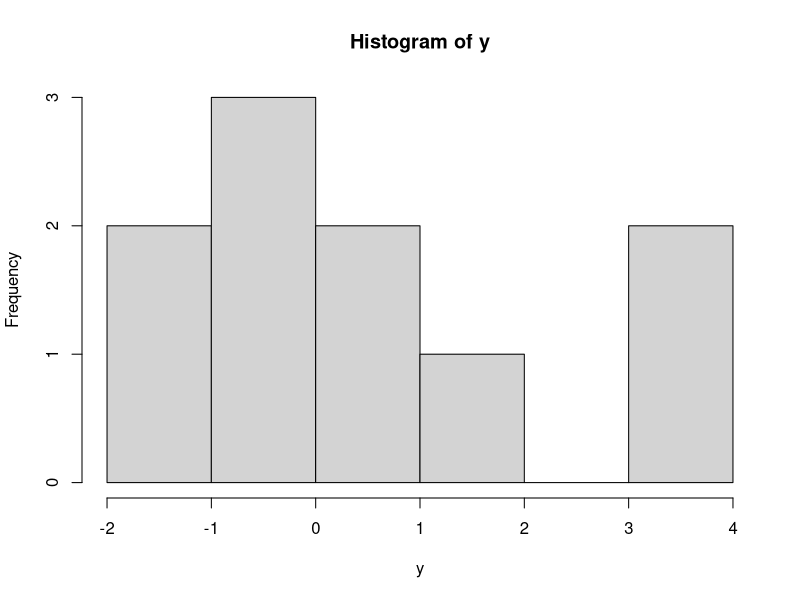
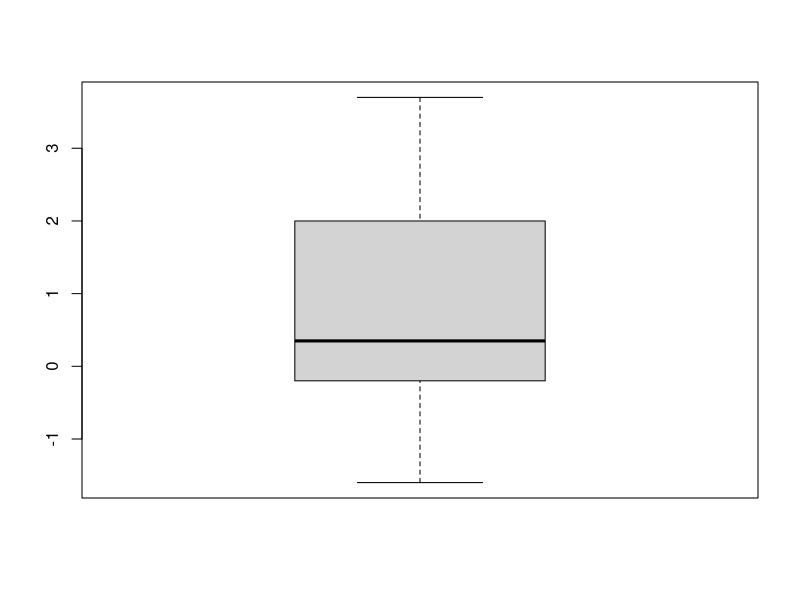
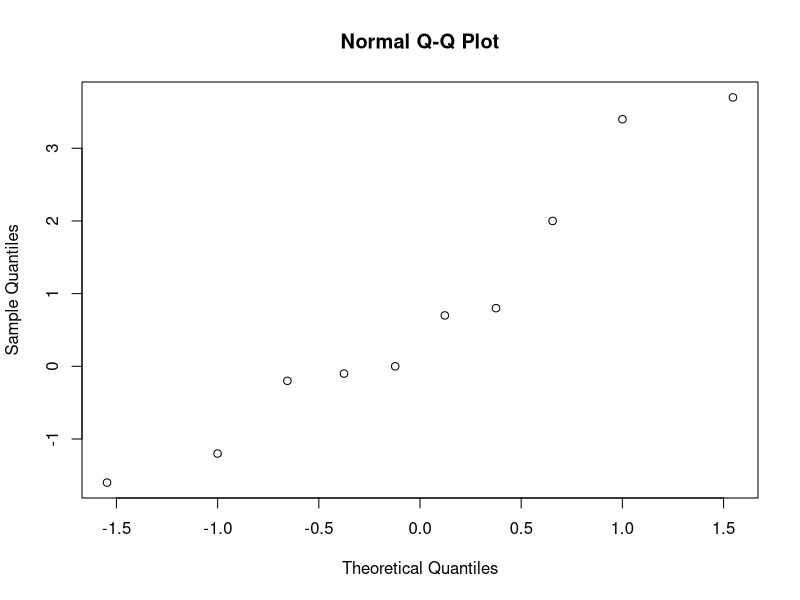
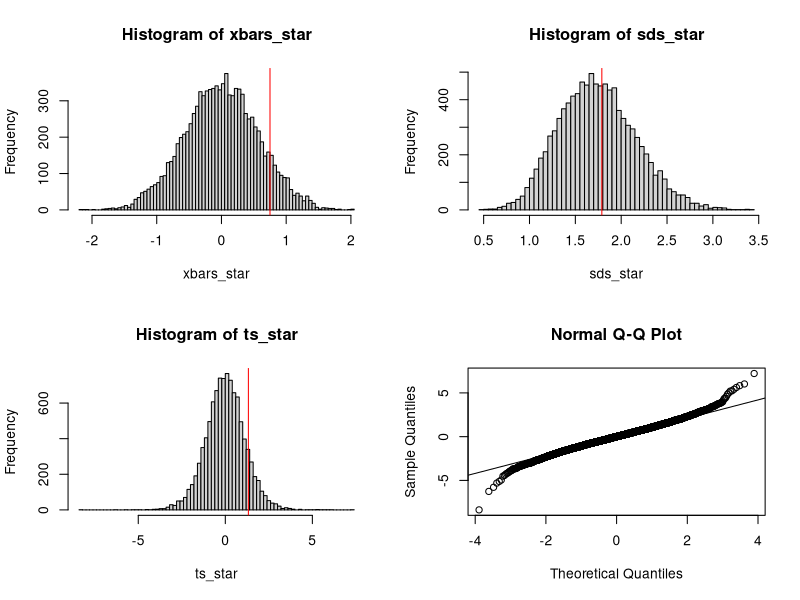
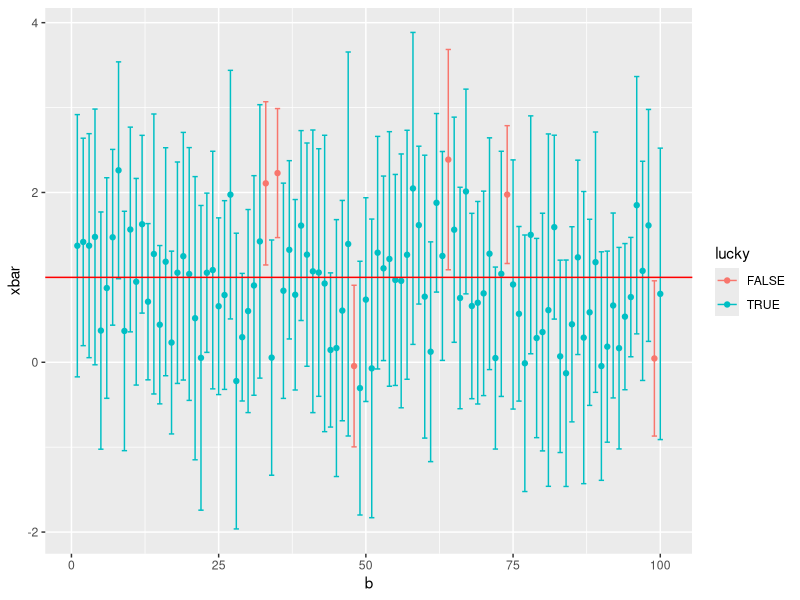

Reproduce these figures in R, in order.
library(dplyr)
library(ggplot2)

# Student's Sleep Data
?sleep

# Data for 'extra' value of 'group' 1
# Same code: y <- sleep$extra[sleep$group == 1]
y <- with(sleep, extra[group == 1])

# Descriptive Statistics

# Minimum, 25%, 50%, 75%, Maximum
summary(y)

# Histogram
hist(y)

# Box Plot: 25%~75%: Box, Min~Max: Line
boxplot(y)

# If every dots are on line, it perfectly follows bell curve
qqnorm(y)

# T-test
t.test(y)

# T-test: We want to know whether sleep time has increased!
t.test(y, alternative = "greater")
# p-value: Probability of effect-less medicine returns this result

# Null hypothesis: Medicine has no effect! (ex) Not Guilty! - Cannot be proven)
# Alternative hypothesis: Medicine has an effect! (ex) Guilty! - This can be proven + has to be proven)
# If more and more evidence stack up, Alt. gains power.

# sample's sd is similar to original's sd
# rnorm(Number of samples, mean, sd)
# If medicine has no effect
y_star <- rnorm(10, 0, sd(y))
t_star <- (mean(y_star) - 0) / (sd(y_star)/sqrt(length(y_star)))

# Let's test that for 10000 worlds
set.seed(1606)
worlds <- 1e4
n <- 10
xbars_star <- rep(NA, worlds)
sds_star <- rep(NA, worlds)
ts_star <- rep(NA, worlds)
for(b in 1:worlds){
  y_star <- rnorm(n, 0, 1.789)
  m <- mean(y_star)
  s <- sd(y_star)
  xbars_star[b] <- m
  sds_star[b] <- s
  ts_star[b] <- m / (s/sqrt(n))
}
opar <- par(mfrow=c(2,2))

hist(xbars_star, nclass=100)
abline(v = 0.75, col='red')

hist(sds_star, nclass=100)
abline(v = 1.789, col='red')

hist(ts_star, nclass=100)
abline(v = 1.3257, col='red')

qqnorm(ts_star); qqline(ts_star)
par(opar)

# So, p-value is probability under the assumption no-effect medicine, of obtaining a result more extreme than this experiment
# We will never know the real value.
# Check if confidence interval contains real value at 100 worlds
set.seed(1606)
worlds = 1e2
conf_intervals <-
  data.frame(b=rep(NA, worlds),
             lower=rep(NA, worlds),
             xbar=rep(NA, worlds),
             upper=rep(NA, worlds))
true_mu <- 1.0
for(b in 1:worlds){
  y_star <- rnorm(10, true_mu, 1.8)
  conf_intervals[b, ] = c(b=b,
                          lower=t.test(y_star)$conf.int[1],
                          xbar=mean(y_star),
                          upper=t.test(y_star)$conf.int[2])
}
conf_intervals <- conf_intervals %>%
  mutate(lucky = (lower <= true_mu & true_mu <= upper))
glimpse(conf_intervals)
conf_intervals %>% ggplot(aes(b, xbar, col=lucky)) +
  geom_point() +
  geom_errorbar(aes(ymin=lower, ymax=upper)) +
  geom_hline(yintercept=true_mu, col='red')